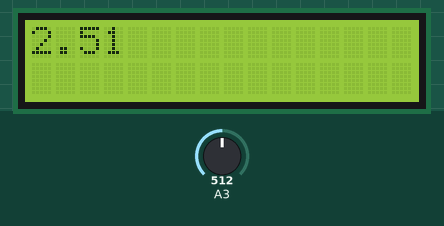
A sketch run on a simulated Arduino Uno, built with avr-gcc and run on an emulated ATmega328P. On the bench: 16×2 character LCD. The test bench sets the inputs (shaded band); at power-on: A3 = 512.

Above: at 1.2 s.
1.3 s: A3 set to 716
At 1.9 s:
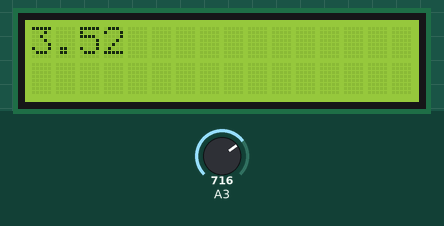
3.0 s: A3 set to 900
At 3.4 s:
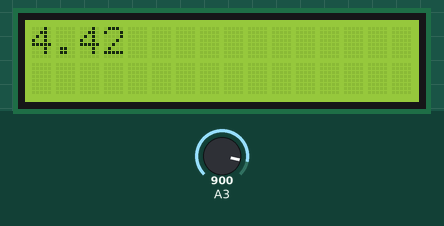
4.5 s: A3 set to 1023
At 4.9 s:
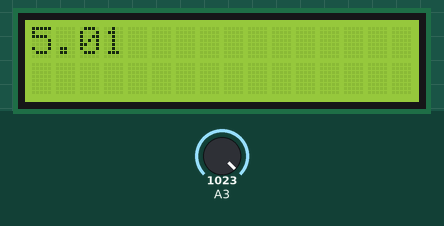
Timing chart, 0 to 7.5 s (numbered marks = the images above; inputs shaded):
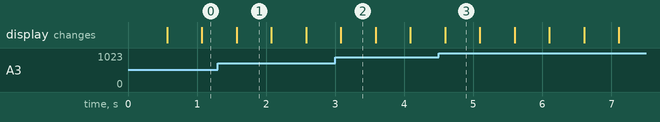

The sketch:

voltage_display.ino
```cpp
#include <LiquidCrystal.h>

LiquidCrystal lcd(12, 11, 5, 6, 7, 8);

int analogPin = 3;
int val = 0;
float voltage = 0;
float voltageRef = 5.01;
float scale = 1;
int resolution = 1020;

void setup() {
  // put your setup code here, to run once:
  Serial.begin(9600);
  lcd.begin(16, 2);
  lcd.noCursor();
  analogReference(EXTERNAL);


}

float voltage_read(int pin, float scale) {
  val = analogRead(pin);
  return((val&resolution)/ float(resolution)*voltageRef*scale);
}

void loop() {
  voltage = voltage_read(analogPin, scale);
  lcd.print(voltage);
  delay(500);
  lcd.clear();

}
```

Measured:
- after the input at 1.3 s, the display: first differs from a run without the input after 0.27 s (image 1)
- after the input at 3.0 s, the display: first differs from a run without the input after 0.08 s (image 2)
- after the input at 4.5 s, the display: first differs from a run without the input after 0.09 s (image 3)
- what the display in image 1 shows lasts 0.5 s, from 1.6 s to 2.1 s
